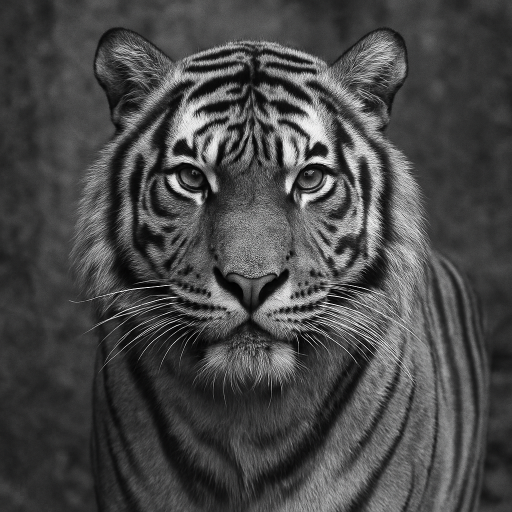
#> input picture images/tiger.png, 1024 x 1024 px (shown at 1/2 size)
$ jupyter execute 2.ipynb
#> lines starting #> are read from the running program, lines starting #| are printed output that depends on the picture; after the words box and inside, x2 and y2 are one past the last pixel; in counts of white or black regions, pixels touching at a corner belong together
[cell 1]
import numpy as np
import cv2
import matplotlib.pyplot as plt

image = cv2.imread('images/tiger.png', cv2.IMREAD_GRAYSCALE)
#> image: shape (1024, 1024); min 0, max 255, mean 71.8
image = cv2.resize(image, (512, 512))
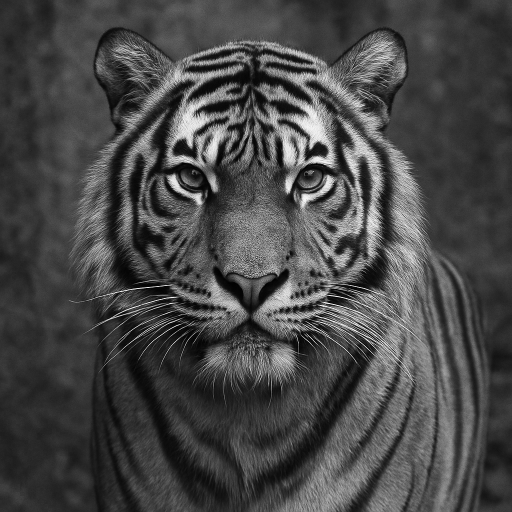
#> image: shape (512, 512); min 0, max 247, mean 71.9

# Function to display an image using matplotlib
def show(img, title):
    plt.imshow(img, cmap='gray')
    plt.title(title)
    plt.axis('off')
    plt.show()

# (a) Brightness enhancement of a specific gray level range
def enhance_brightness_range(img, lower=50, upper=150, increment=50):
#> called with lower = 50, upper = 150, increment = 50
    enhanced = img.copy()
    mask = (img >= lower) & (img <= upper)
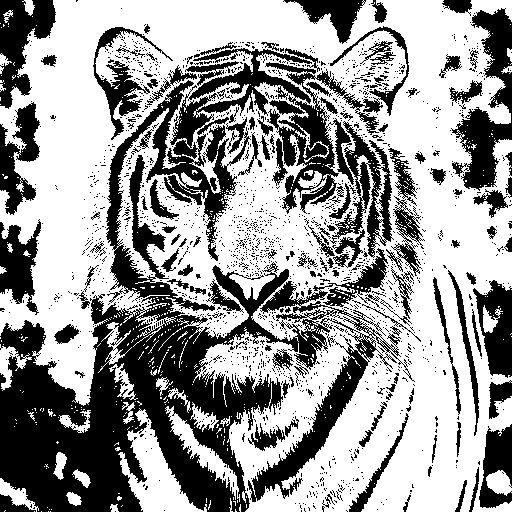
#> mask: shape (512, 512) bool; 60.3% white; 1869 black regions (1744 under 20 px), largest, box (x1, y1, x2, y2) and area: (0, 26, 415, 512) 65531, (451, 8, 512, 191) 4722, (0, 0, 56, 109) 3175
    enhanced[mask] = np.clip(enhanced[mask] + increment, 0, 255)
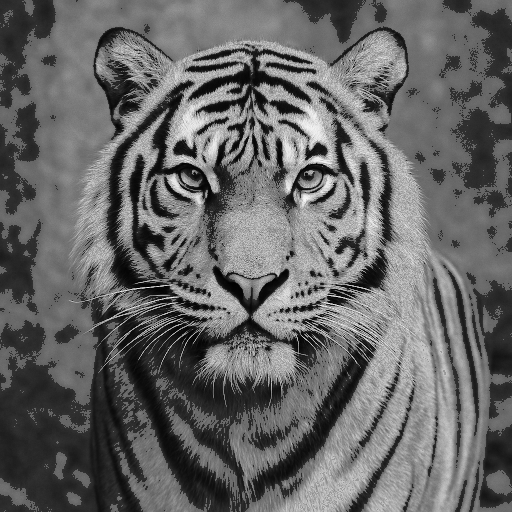
#> enhanced: shape (512, 512); min 0, max 247, mean 102
    return enhanced

bright_enhanced = enhance_brightness_range(image)

# (b) Power law and inverse logarithmic transforms
def power_law(img, gamma=0.5, c=1):
#> called with gamma = 0.5, c = 1
    norm_img = img / 255.0
    transformed = c * np.power(norm_img, gamma)
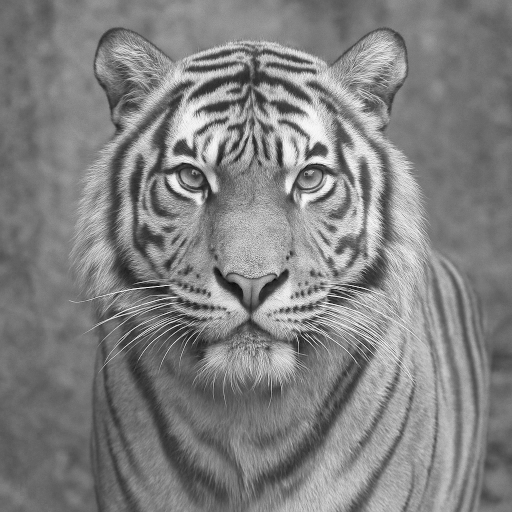
#> transformed: shape (512, 512) float64; min 0, max 0.984, mean 0.51
    return np.uint8(transformed * 255)

def inverse_log(img, c=255/np.log(1 + 255)):
#> called with c = 45.99
    norm_img = img / 255.0
    transformed = np.exp(norm_img) - 1
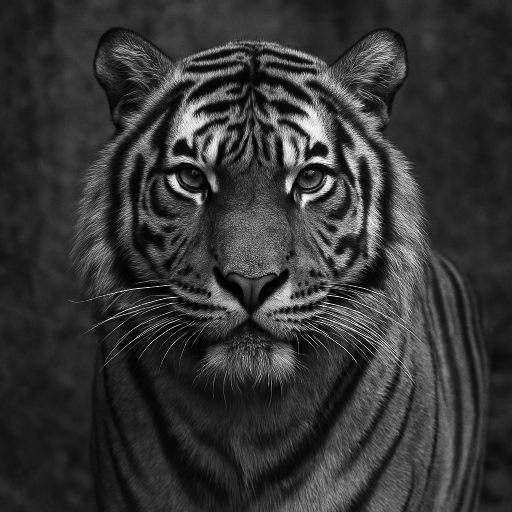
#> transformed: shape (512, 512) float64; min 0, max 1.63, mean 0.345; drawn with min black and max white
    return np.uint8((transformed / transformed.max()) * 255)

power_img = power_law(image)
inverse_log_img = inverse_log(image)

# (c) Difference image between original and image obtained from top 3 MSBs
def extract_msb(img, bits=3):
#> called with bits = 3
    shift = 8 - bits
    msb = (img >> shift) << shift
    return msb

msb_img = extract_msb(image, 3)
diff_img = cv2.absdiff(image, msb_img)
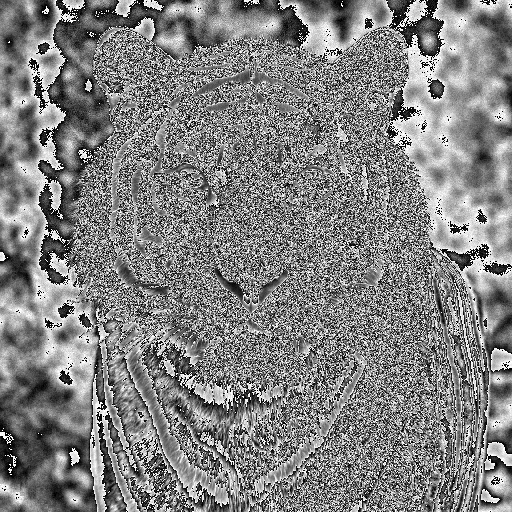
#> diff_img: shape (512, 512); min 0, max 31, mean 15.8; drawn with min black and max white

# Displaying all results
show(image, "Original Grayscale Image (512x512)")
show(bright_enhanced, "Brightness Enhanced (Range 50–150 +50)")
show(power_img, "Power Law Transform (γ = 0.5)")
show(inverse_log_img, "Inverse Logarithmic Transform")
show(msb_img, "MSB-only Image (Top 3 bits)")
show(diff_img, "Difference: Original - MSB Image")

$ run again, with images/1.png copied over images/tiger.png
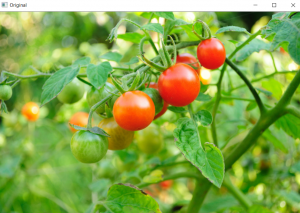
#> input picture images/1.png, 300 x 213 px
#> in enhance_brightness_range, `mask = (img >= lower) & (img <= upper)`:
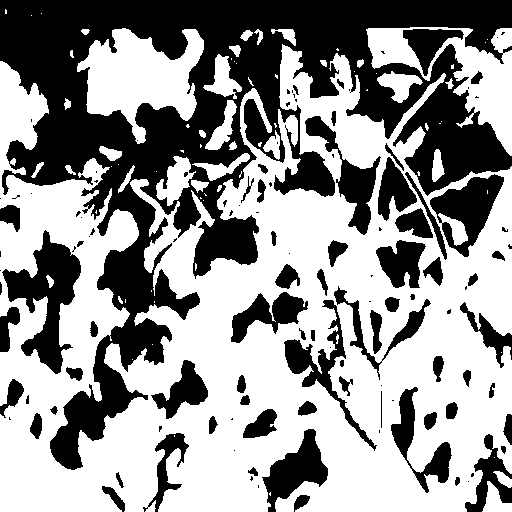
#> mask: shape (512, 512) bool; 57.9% white; 122 black regions (54 under 20 px), largest, box (x1, y1, x2, y2) and area: (0, 0, 512, 470) 73778, (2, 230, 81, 374) 4659, (430, 174, 504, 257) 2854
#> `diff_img = cv2.absdiff(image, msb_img)`:
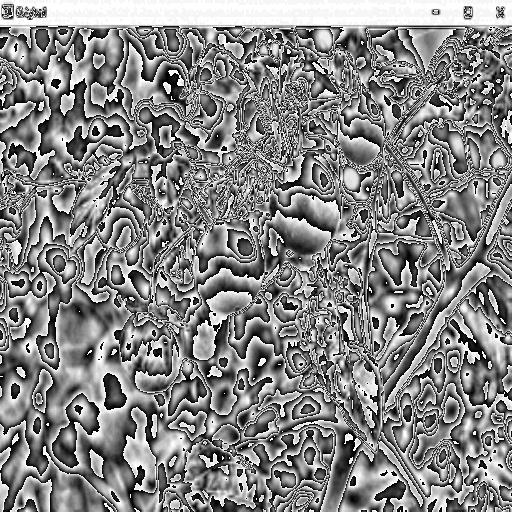
#> diff_img: shape (512, 512); min 0, max 31, mean 16.2; drawn with min black and max white
